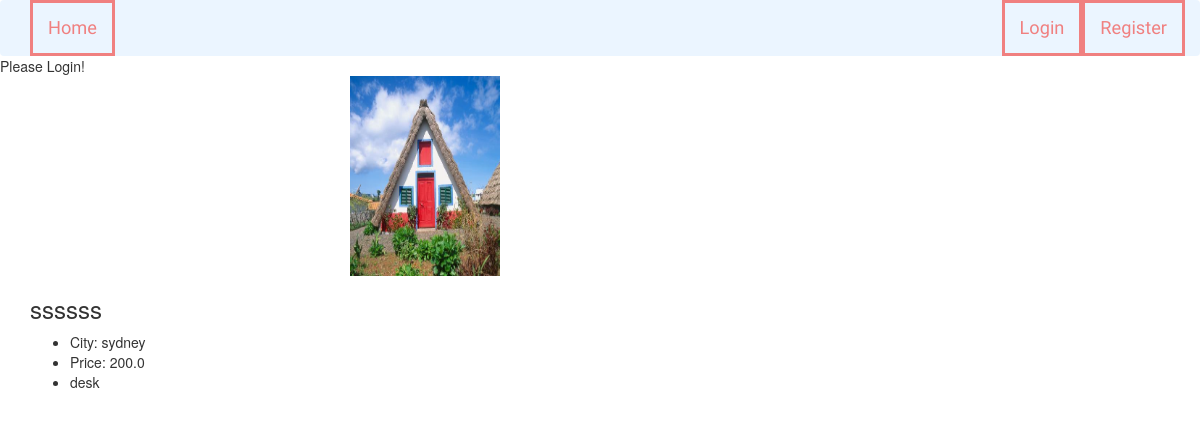
/listingInfo/30, run on an earlier commit of the app's database.
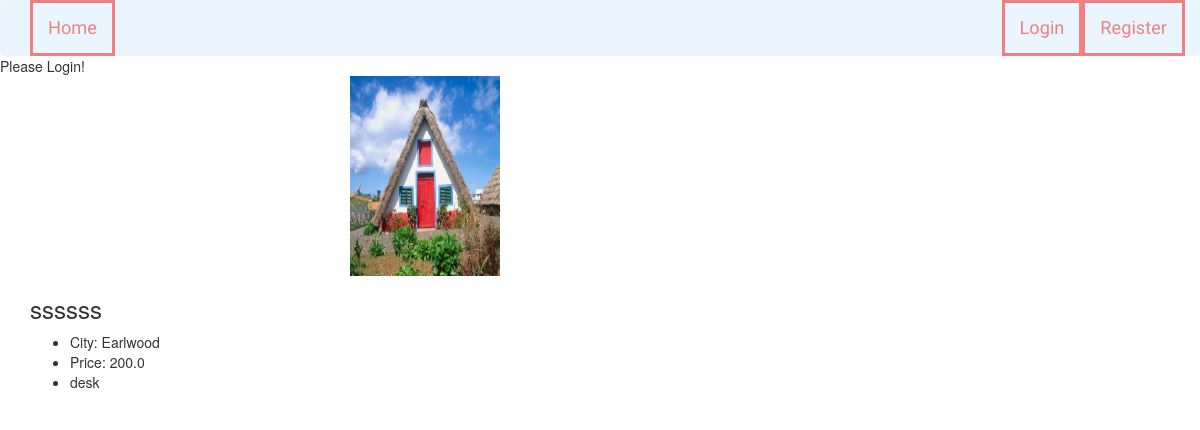
And on a later commit of the database.
### airbnb/models.py (models this page shows)
class Listing(models.Model):
    id = models.AutoField(primary_key=True)
    host_id = models.BigIntegerField()
    property_type = models.CharField(blank=True, max_length=50, null=True)
    room_type = models.CharField(blank=True, max_length=50, null=True)
    accommodates = models.IntegerField(blank=True, null=True)
    bedrooms = models.IntegerField(blank=True, null=True)
    beds = models.IntegerField(blank=True, null=True)
    bathrooms = models.FloatField(blank=True, null=True)
    street = models.CharField(blank=True, max_length=200, null=True)
    city = models.CharField(blank=True, max_length=50, null=True)
    state = models.CharField(blank=True, max_length=50, null=True)
    zipcode = models.IntegerField(blank=True, null=True)
    latitude = models.FloatField(blank=True, null=True)
    longitude = models.FloatField(blank=True, null=True)
    amenities = models.TextField(blank=True, null=True)
    summary = models.TextField(blank=True, null=True)
    transit = models.TextField(blank=True, null=True)
    neighborhood = models.TextField(blank=True, null=True)
    name = models.TextField(blank=True, null=True)
    price = models.DecimalField(decimal_places=1, max_digits=6, blank=True, null=True)
    '''picture = models.URLField(blank=True, null=True)'''

### airbnb/views.py (the view)
# urls.py: url(r'listingInfo/(?P<listing_id>\d+)$', views.listingInfo, name='listingInfo')
def listingInfo(request, listing_id):
    listing = models.Listing.objects.get(pk=listing_id)
    pictures = models.Scene.objects.filter(listing_id=listing_id)
    l = []
    for item in listing.amenities.split(','):
        l.append(item)
    total = {'name': listing.name, 'city': listing.city, 'price': listing.price, 'amenities': l}
    if pictures.exists():
        total['picture'] = pictures[0].picture
    return render(request, 'listingInfo.html', {'listing_id': listing_id, 'total': total})

### templates/listingInfo.html (shortened to what this page needs)
{% if user and user.is_authenticated %}
    {% include 'baseLogin.html' %}
{% else %}
    {% include 'base.html' %}
    <h>Please Login!</h>
{% endif %}
{% load static %}
{% block content %}
    <body>
    <div>
        <div>
            <div><img src="{% static total.picture %}" style="position: relative; left: 350px; height: 200px; width: 150px"></div>
        </div>
        <div class="container">
            <div class="row">
                <div class="col-md-6">
                    <section>
                        <h3>{{ total.name }}</h3>
                        <div>
                        <ul>
                            <li>City: {{ total.city }}</li>
                            <li>Price: {{ total.price }}</li>
                            {% for item in total.amenities %}
                                <li>{{ item }}</li>
                            {% endfor %}
                        </ul>
                    </div>
                    </section>
                </div>
            </div>
        </div>
    </div>
    </body>
{% endblock %}

What changed in the data, as far as the page shows it:
changed Listing "ssssss": city "sydney" → "Earlwood"
